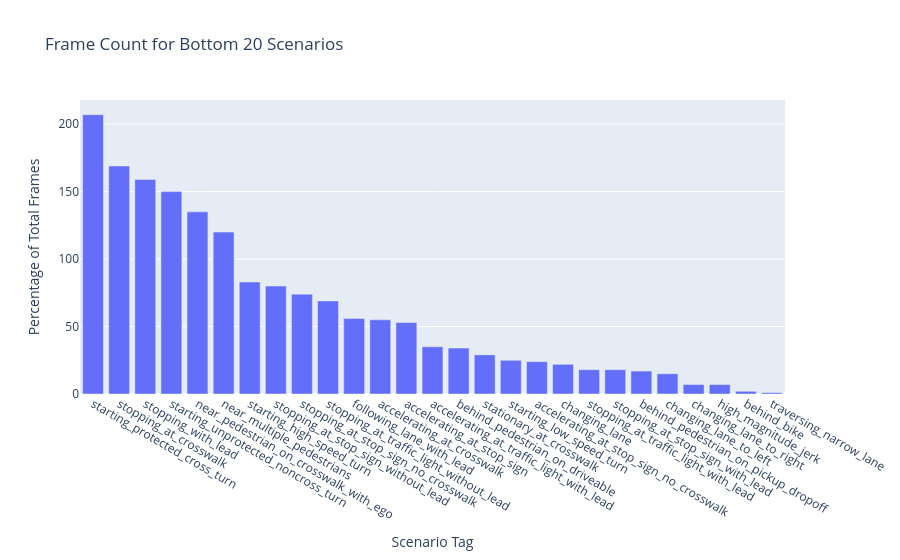

The code cell stored with this chart in its notebook:
### Code cell
df_bottom = df.iloc[40:]
fig = go.Figure()
fig.add_trace(go.Bar(x=df_bottom['scenario_tag'], y=df_bottom['scenario_count'], name='Bottom 20 Scenario Count'))
fig.update_layout(
    title='Frame Count for Bottom 20 Scenarios', 
    xaxis_title='Scenario Tag', 
    yaxis_title='Percentage of Total Frames'
)
fig.show()

### Figure 1 — Plotly figure (JSON) as saved in the notebook; plotly's stock layout.template omitted (floating-point values rounded to 4 significant figures)
{"data": [{"name": "Bottom 20 Scenario Count", "type": "bar", "x": ["starting_protected_cross_turn", "stopping_at_crosswalk", "stopping_with_lead", "starting_unprotected_noncross_turn", "near_pedestrian_on_crosswalk_with_ego", "near_multiple_pedestrians", "starting_high_speed_turn", "stopping_at_stop_sign_without_lead", "stopping_at_stop_sign_no_crosswalk", "stopping_at_traffic_light_without_lead", "following_lane_with_lead", "accelerating_at_crosswalk", "accelerating_at_stop_sign", "accelerating_at_traffic_light_with_lead", "behind_pedestrian_on_driveable", "stationary_at_crosswalk", "starting_low_speed_turn", "accelerating_at_stop_sign_no_crosswalk", "changing_lane", "stopping_at_traffic_light_with_lead", "stopping_at_stop_sign_with_lead", "behind_pedestrian_on_pickup_dropoff", "changing_lane_to_left", "changing_lane_to_right", "high_magnitude_jerk", "behind_bike", "traversing_narrow_lane"], "y": [207, 169, 159, 150, 135, 120, 83, 80, 74, 69, 56, 55, 53, 35, 34, 29, 25, 24, 22, 18, 18, 17, 15, 7, 7, 2, 1]}], "layout": {"title": {"text": "Frame Count for Bottom 20 Scenarios"}, "xaxis": {"title": {"text": "Scenario Tag"}}, "yaxis": {"title": {"text": "Percentage of Total Frames"}}}}
